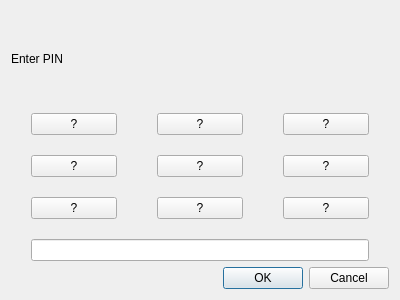
<?xml version="1.0" encoding="UTF-8"?>
<ui version="4.0">
 <class>EnterPinDialog</class>
 <widget class="QDialog" name="EnterPinDialog">
  <property name="geometry">
   <rect>
    <x>0</x>
    <y>0</y>
    <width>400</width>
    <height>300</height>
   </rect>
  </property>
  <property name="minimumSize">
   <size>
    <width>180</width>
    <height>200</height>
   </size>
  </property>
  <property name="maximumSize">
   <size>
    <width>400</width>
    <height>300</height>
   </size>
  </property>
  <property name="windowTitle">
   <string>Enter PIN</string>
  </property>
  <property name="windowIcon">
   <iconset>
    <normaloff>icons/trezor.bg.svg</normaloff>icons/trezor.bg.svg</iconset>
  </property>
  <layout class="QVBoxLayout" name="verticalLayout">
   <item>
    <widget class="QLabel" name="label">
     <property name="text">
      <string>Enter PIN</string>
     </property>
    </widget>
   </item>
   <item>
    <layout class="QGridLayout" name="gridLayout">
     <property name="leftMargin">
      <number>20</number>
     </property>
     <property name="rightMargin">
      <number>20</number>
     </property>
     <property name="horizontalSpacing">
      <number>40</number>
     </property>
     <property name="verticalSpacing">
      <number>20</number>
     </property>
     <item row="1" column="0">
      <widget class="QPushButton" name="pb7">
       <property name="text">
        <string>?</string>
       </property>
      </widget>
     </item>
     <item row="1" column="1">
      <widget class="QPushButton" name="pb8">
       <property name="text">
        <string>?</string>
       </property>
      </widget>
     </item>
     <item row="1" column="2">
      <widget class="QPushButton" name="pb9">
       <property name="text">
        <string>?</string>
       </property>
      </widget>
     </item>
     <item row="4" column="0" colspan="3">
      <widget class="QLineEdit" name="pinEdit">
       <property name="echoMode">
        <enum>QLineEdit::Password</enum>
       </property>
      </widget>
     </item>
     <item row="2" column="0">
      <widget class="QPushButton" name="pb4">
       <property name="text">
        <string>?</string>
       </property>
      </widget>
     </item>
     <item row="2" column="1">
      <widget class="QPushButton" name="pb5">
       <property name="text">
        <string>?</string>
       </property>
      </widget>
     </item>
     <item row="2" column="2">
      <widget class="QPushButton" name="pb6">
       <property name="text">
        <string>?</string>
       </property>
      </widget>
     </item>
     <item row="3" column="0">
      <widget class="QPushButton" name="pb1">
       <property name="text">
        <string>?</string>
       </property>
      </widget>
     </item>
     <item row="3" column="1">
      <widget class="QPushButton" name="pb2">
       <property name="text">
        <string>?</string>
       </property>
      </widget>
     </item>
     <item row="3" column="2">
      <widget class="QPushButton" name="pb3">
       <property name="text">
        <string>?</string>
       </property>
      </widget>
     </item>
    </layout>
   </item>
   <item>
    <widget class="QDialogButtonBox" name="buttonBox">
     <property name="orientation">
      <enum>Qt::Horizontal</enum>
     </property>
     <property name="standardButtons">
      <set>QDialogButtonBox::Cancel|QDialogButtonBox::Ok</set>
     </property>
    </widget>
   </item>
  </layout>
 </widget>
 <tabstops>
  <tabstop>pinEdit</tabstop>
  <tabstop>pb8</tabstop>
  <tabstop>pb9</tabstop>
  <tabstop>buttonBox</tabstop>
  <tabstop>pb7</tabstop>
  <tabstop>pb4</tabstop>
  <tabstop>pb5</tabstop>
  <tabstop>pb6</tabstop>
  <tabstop>pb1</tabstop>
  <tabstop>pb2</tabstop>
  <tabstop>pb3</tabstop>
 </tabstops>
 <resources/>
 <connections>
  <connection>
   <sender>buttonBox</sender>
   <signal>accepted()</signal>
   <receiver>EnterPinDialog</receiver>
   <slot>accept()</slot>
   <hints>
    <hint type="sourcelabel">
     <x>248</x>
     <y>254</y>
    </hint>
    <hint type="destinationlabel">
     <x>157</x>
     <y>274</y>
    </hint>
   </hints>
  </connection>
  <connection>
   <sender>buttonBox</sender>
   <signal>rejected()</signal>
   <receiver>EnterPinDialog</receiver>
   <slot>reject()</slot>
   <hints>
    <hint type="sourcelabel">
     <x>316</x>
     <y>260</y>
    </hint>
    <hint type="destinationlabel">
     <x>286</x>
     <y>274</y>
    </hint>
   </hints>
  </connection>
 </connections>
</ui>
